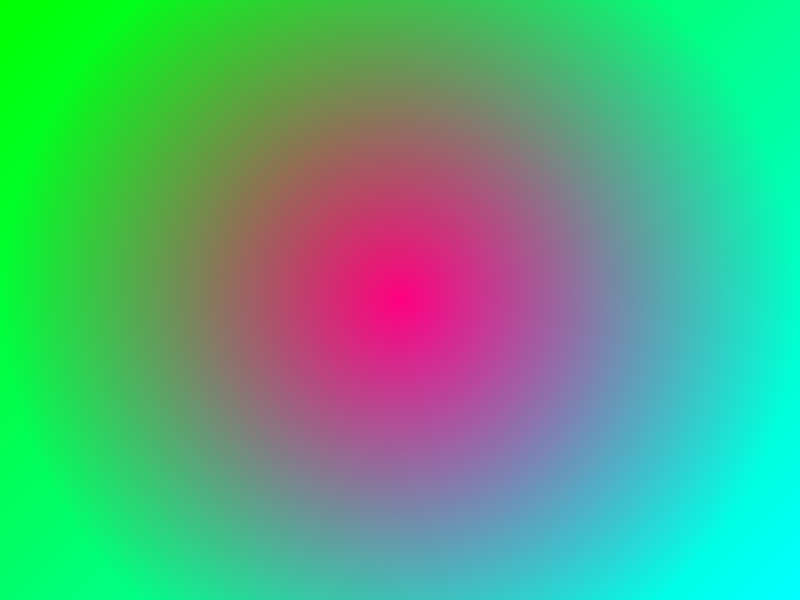
Frame 1 (no input)
Frame 2 (the mouse pressed at the canvas centre, redrawn once): identical to frame 1, image omitted

The p5.js sketch that drew this single still picture (run headless with seeded random() and noise() and a simulated clock; the mouse was pressed at the canvas centre and the sketch redrawn once):

// p5.js sketch
// ── sketch.js
function setup() {
  createCanvas(800, 600);
}

function draw() {
  for (let y = 0; y < height; y++) {
    for (let x = 0; x < width; x++) {
      let diagonalGradient = (x + y) / (width + height);
      let blueValue = diagonalGradient * 256;
      set(x, y, color(0, 0, blueValue));
      let centerX = width / 2;
      let centerY = height / 2;
      let dx = x - centerX;
      let dy = y - centerY;
      let d = sqrt(dx * dx + dy * dy);

      let redValue = 255 - (d / centerX) * 256;
      let greenValue = (d / centerX) * 256;

      set(x, y, color(redValue, greenValue, blueValue));
    }
  }

  updatePixels();
  // noprotect
  noLoop();
}
